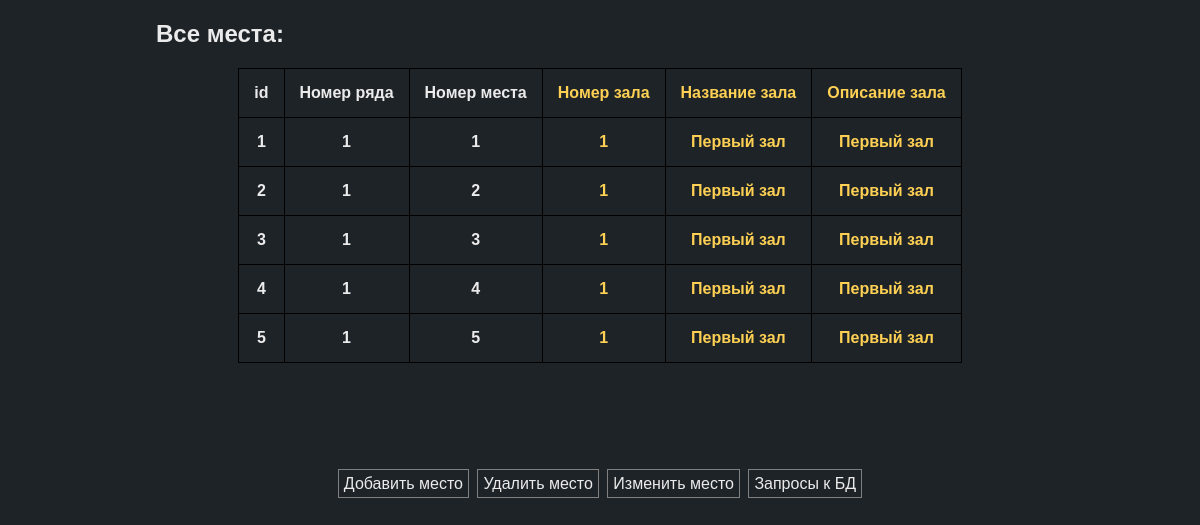
/php/index.php, run on the app's committed database.
### tables this page shows
create table seats(
    id int not null auto_increment,
    primary key (id),
    cinema_halls_id int not null references cinema_halls(id),
    foreign key (cinema_halls_id) references cinema_halls(id),
    row_index int not null,
    seat_index int not null
);

create table cinema_halls(
    id int not null auto_increment,
    primary key (id),
    name_of_hall varchar(256) unique not null,
    description varchar(256)
);

### php/index.php (the view, shortened to what this page needs)
<!DOCTYPE html>
<html lang="RU-ru">
<head>
    <link rel="stylesheet" href="style.css">
</head>
<body>
<div class="main_content">
    <h2>Все места:</h2>
    <table>
        <tr>
            <th>id</th>
            <th>Номер ряда</th>
            <th>Номер места</th>
            <th class="foreign_items">Номер зала</th>
            <th class="foreign_items">Название зала</th>
            <th class="foreign_items">Описание зала</th>
        </tr>
        <?php
        $db = new PDO('mysql:host=db;dbname=kinos', 'devuser', 'devpass');
        foreach ($db->query('select seats.id seats_pk, cinema_halls_id, row_index, seat_index, name_of_hall, description from kinos.seats join cinema_halls ch on ch.id = seats.cinema_halls_id order by seats_pk') as $row) {
            echo '<tr>';
            echo "<th>{$row['seats_pk']}</th>";
            echo "<th>{$row['row_index']}</th>";
            echo "<th>{$row['seat_index']}</th>";
            echo "<th class='foreign_items'>{$row['cinema_halls_id']}</th>";
            echo "<th class='foreign_items'>{$row['name_of_hall']}</th>";
            echo "<th class='foreign_items'>{$row['description']}</th>";
            echo "</tr>";
        }
        ?>
    </table>
    <div class="buttons_wrapper">
        <a class="buttons" href="submit_seats.php">Добавить место</a>
        <a class="buttons" href="delete_seats.php">Удалить место</a>
        <a class="buttons" href="update_seats.php">Изменить место</a>
        <a class="buttons" href="queries.php">Запросы к БД</a>
    </div>
</div>
</body>
</html>

### php/style.css (style rules this page uses)
table, th, td { border: 1px solid black; border-collapse: collapse; margin: 0 auto; }
th { padding: 15px; }
table { margin-bottom: 7rem; }
html, body { background-color: #1E2328; color: #EBEBEB; font-family: 'Work Sans', sans-serif; }
a { border: 1px solid grey; padding: 5px; text-decoration: none; }
.main_content { width: 75%; margin-left: auto; margin-right: auto; }
.buttons { color: inherit; transition: color 0.5s linear; margin: 2px; }
.buttons_wrapper { text-align: center; }
.foreign_items { color: #FED053; }

### data on the page
seats: id "1", row_index "1", seat_index "1", cinema_halls "1", cinema_halls.name_of_hall "Первый зал", cinema_halls.description "Первый зал"
seats: id "2", row_index "1", seat_index "2", cinema_halls "1", cinema_halls.name_of_hall "Первый зал", cinema_halls.description "Первый зал"
seats: id "3", row_index "1", seat_index "3", cinema_halls "1", cinema_halls.name_of_hall "Первый зал", cinema_halls.description "Первый зал"
seats: id "4", row_index "1", seat_index "4", cinema_halls "1", cinema_halls.name_of_hall "Первый зал", cinema_halls.description "Первый зал"
seats: id "5", row_index "1", seat_index "5", cinema_halls "1", cinema_halls.name_of_hall "Первый зал", cinema_halls.description "Первый зал"
